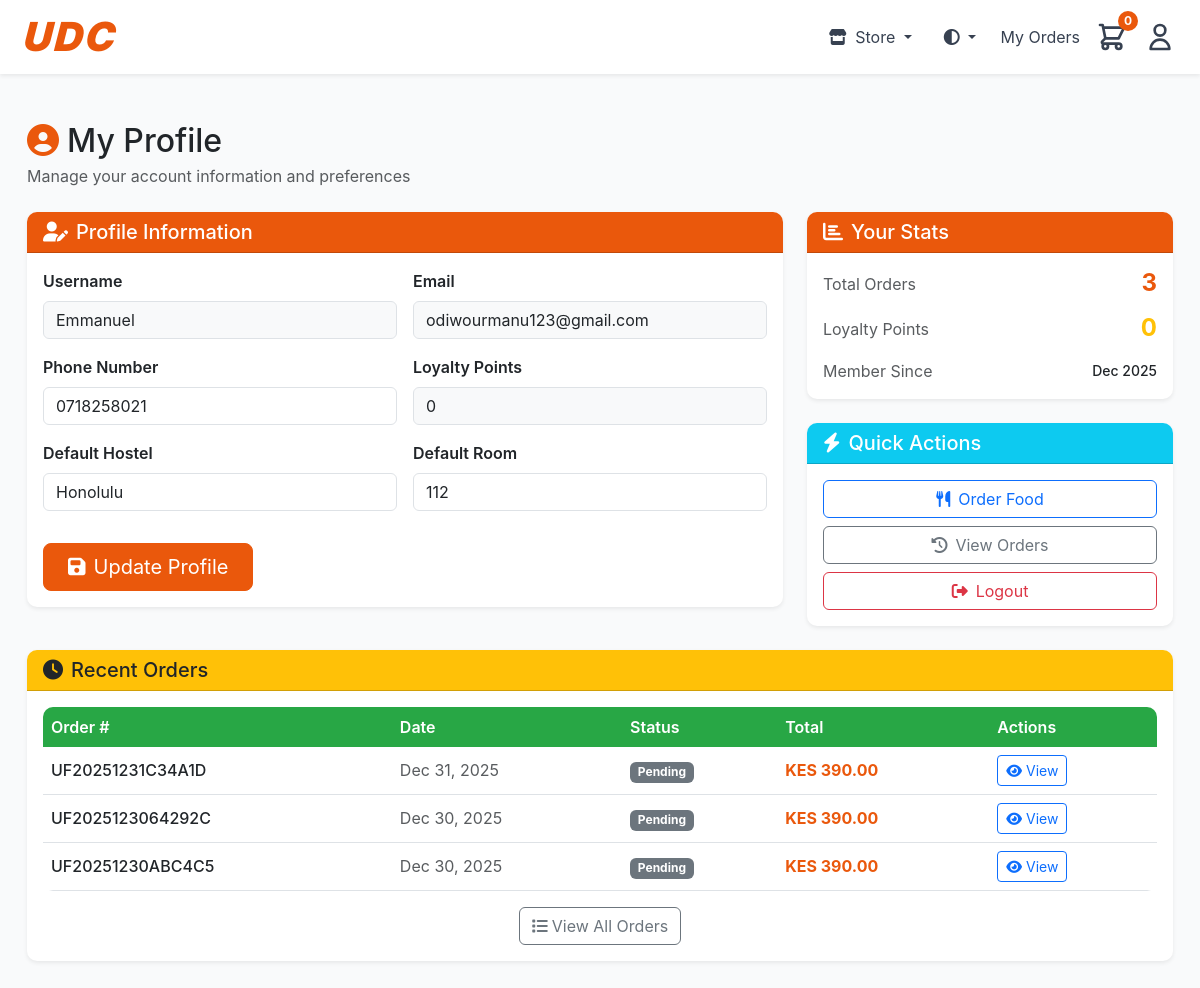
Before: /profile/ (signed in) with the older database file.
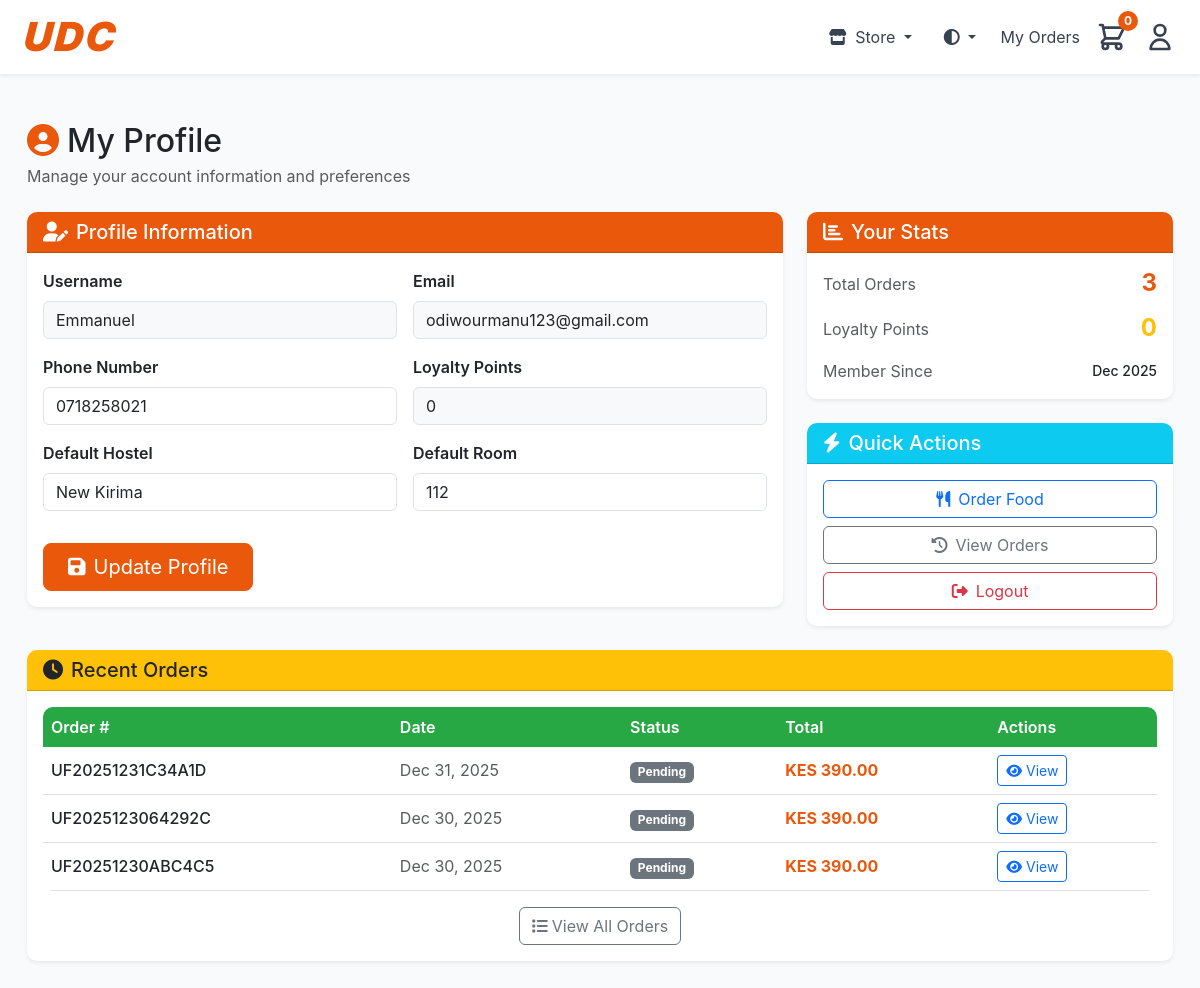
After: the same page with the newer database file.
### urbanfoods/models.py (models this page shows, shortened)
class User(AbstractUser):
    phone_number = models.CharField(max_length=15, blank=True)
    default_hostel = models.CharField(max_length=100, blank=True)
    default_room = models.CharField(max_length=50, blank=True)
    student_email = models.EmailField(unique=True, null=True, blank=True)
    loyalty_points = models.IntegerField(default=0)
    is_verified = models.BooleanField(default=False)

### urbanfoods/views.py (the view, shortened to what this page needs)
# urls.py: path('profile/', views.profile, name='profile'),
@login_required
def profile(request):
    recent_orders = Order.objects.filter(user=request.user)[:5]
    context = {
        'recent_orders': recent_orders,
    }
    return render(request, 'profile.html', context)

### urbanfoods/context_processors.py (called while the page is built)
def store_type(request):
    return {
        'store_type': request.session.get('store_type', 'food')
    }

### urbanfoods/templates/profile.html (shortened to what the changed rows need)
{% extends 'base.html' %}
{% load static %}
{% block content %}
<div class="container-fluid py-4">
    <div class="row mb-4">
        <div class="col-12">
            <h1 class="h2 mb-1 text-dark"><i class="fas fa-user-circle text-primary me-2"></i>My Profile</h1>
        </div>
    </div>
    <div class="row g-4">
        <div class="col-lg-8">
            <div class="card shadow-sm border-0">
                <div class="card-body">
                    <form method="post" class="row g-3">
                        <div class="col-md-6">
                            <label for="username" class="form-label fw-semibold">Username</label>
                            <input type="text" class="form-control bg-light" id="username" value="{{ user.username }}" readonly>
                        </div>
                        <div class="col-md-6">
                            <label for="email" class="form-label fw-semibold">Email</label>
                            <input type="email" class="form-control bg-light" id="email" value="{{ user.email }}" readonly>
                        </div>
                        <div class="col-md-6">
                            <label for="phone_number" class="form-label fw-semibold">Phone Number</label>
                            <input type="tel" class="form-control" id="phone_number" name="phone_number"
                                   value="{{ user.phone_number }}" placeholder="Enter phone number">
                        </div>
                        <div class="col-md-6">
                            <label for="loyalty_points" class="form-label fw-semibold">Loyalty Points</label>
                            <input type="text" class="form-control bg-light" id="loyalty_points" value="{{ user.loyalty_points }}" readonly>
                        </div>
                        <div class="col-md-6">
                            <label for="default_hostel" class="form-label fw-semibold">Default Hostel</label>
                            <input type="text" class="form-control" id="default_hostel" name="default_hostel"
                                   value="{{ user.default_hostel }}" placeholder="Enter default hostel">
                        </div>
                        <div class="col-md-6">
                            <label for="default_room" class="form-label fw-semibold">Default Room</label>
                            <input type="text" class="form-control" id="default_room" name="default_room"
                                   value="{{ user.default_room }}" placeholder="Enter default room number">
                        </div>
                    </form>
                </div>
            </div>
        </div>
        <div class="col-lg-4">
            <div class="card shadow-sm border-0 mb-4">
                <div class="card-body">
                        <div class="d-flex justify-content-between align-items-center mb-3">
                        <span class="text-muted">Total Orders</span>
                        <span class="h4 fw-bold mb-0" style="color: #ea580c;">{{ user.orders.count }}</span>
                    </div>
                    <div class="d-flex justify-content-between align-items-center mb-3">
                        <span class="text-muted">Loyalty Points</span>
                        <span class="h4 text-warning fw-bold mb-0">{{ user.loyalty_points }}</span>
                    </div>
                    <div class="d-flex justify-content-between align-items-center">
                        <span class="text-muted">Member Since</span>
                        <span class="small fw-medium">{{ user.date_joined|date:"M Y" }}</span>
                    </div>
                </div>
            </div>
        </div>
    </div>
    {% if recent_orders %}
    <div class="row mt-4">
        <div class="col-12">
            <div class="card shadow-sm border-0">
                <div class="card-body">
                    <div class="table-responsive">
                        <table class="table table-hover mb-0">
                            <thead class="table-light">
                                <tr>
                                    <th class="border-0 fw-semibold">Order #</th>
                                    <th class="border-0 fw-semibold">Date</th>
                                    <th class="border-0 fw-semibold">Status</th>
                                    <th class="border-0 fw-semibold">Total</th>
                                    <th class="border-0 fw-semibold">Actions</th>
                                </tr>
                            </thead>
                        </table>
                    </div>
                </div>
            </div>
        </div>
    </div>
    {% endif %}
</div>
{% endblock %}

Changed rows visible on the page:
changed User "Emmanuel": default_hostel "Honolulu" → "New Kirima"
